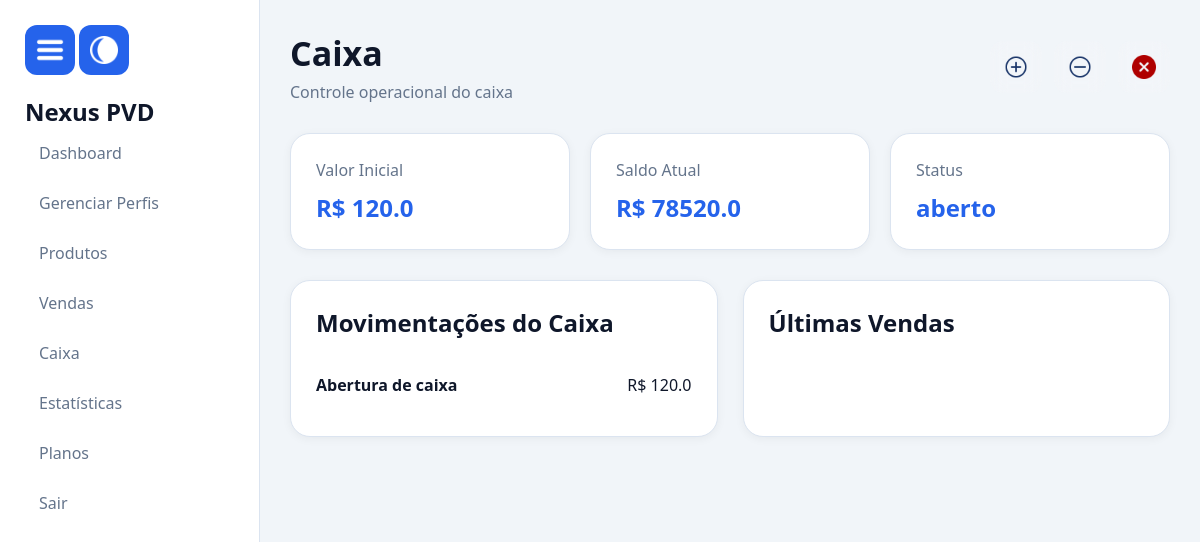
Page /caixa (signed in) on the earlier database version.
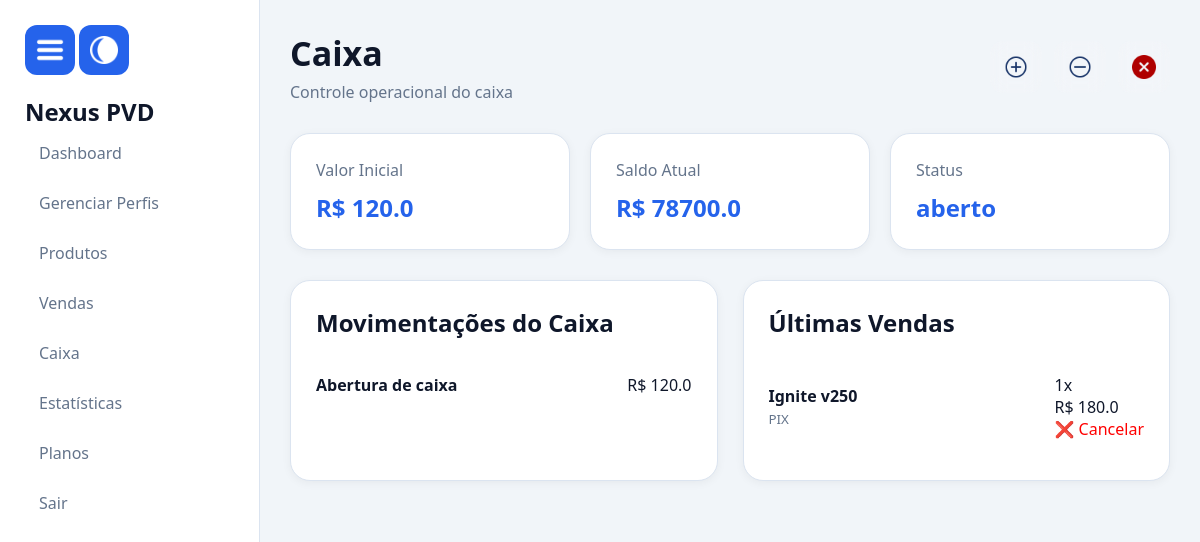
Same page on the later database version.
### tables this page shows
CREATE TABLE caixa(

    id INTEGER PRIMARY KEY AUTOINCREMENT,

    valor_inicial REAL,
    valor_final REAL,

    status TEXT,

    empresa_id INTEGER,

    data_abertura TIMESTAMP DEFAULT CURRENT_TIMESTAMP,

    data_fechamento TIMESTAMP

);

CREATE TABLE movimentacoes_caixa(

    id INTEGER PRIMARY KEY AUTOINCREMENT,

    tipo TEXT,
    descricao TEXT,
    valor REAL,

    empresa_id INTEGER,

    caixa_id INTEGER,

    data TIMESTAMP DEFAULT CURRENT_TIMESTAMP

);

CREATE TABLE vendas(

    id INTEGER PRIMARY KEY AUTOINCREMENT,

    produto_id INTEGER,

    quantidade INTEGER,

    valor REAL,

    pagamento TEXT,

    empresa_id INTEGER,

    caixa_id INTEGER,

    cancelada INTEGER DEFAULT 0,

    data TIMESTAMP DEFAULT CURRENT_TIMESTAMP

, usuario_id INTEGER, data_venda DATATIME);

CREATE TABLE produtos(

    id INTEGER PRIMARY KEY AUTOINCREMENT,

    nome TEXT,
    preco REAL,
    estoque INTEGER,

    codigo_barras TEXT,

    empresa_id INTEGER

);

### routes/caixa.py (the view, shortened to what this page needs)
    @app.route("/caixa", methods=["GET", "POST"])
    def caixa():
        if not session.get("logado"):
            return redirect("/")
        conn = conectar()
        cursor = conn.cursor()
        empresa_id = session["empresa_id"]
        cursor.execute("""

        SELECT *

        FROM caixa

        WHERE empresa_id = ?
        AND status = 'aberto'

        ORDER BY id DESC

        LIMIT 1

        """, (empresa_id,))
        caixa = cursor.fetchone()
        movimentacoes = []
        if caixa:
            cursor.execute("""

            SELECT *

            FROM movimentacoes_caixa

            WHERE caixa_id = ?

            ORDER BY id DESC

            LIMIT 15

            """, (
                caixa["id"],
            ))
            movimentacoes = cursor.fetchall()
        historico_vendas = []
        if caixa:
            cursor.execute("""

            SELECT

                vendas.id,
                produtos.nome,
                vendas.quantidade,
                vendas.valor,
                vendas.pagamento,
                vendas.data

            FROM vendas

            INNER JOIN produtos
            ON vendas.produto_id = produtos.id

            WHERE vendas.caixa_id = ?
            AND vendas.cancelada = 0

            ORDER BY vendas.id DESC

            LIMIT 20

            """, (
                caixa["id"],
            ))
            historico_vendas = cursor.fetchall()
        saldo = 0
        entradas = 0
        saidas = 0
        total = 0
        if caixa:
            saldo = caixa["valor_final"]
            total = caixa["valor_final"]
        conn.close()
        return render_template(
            "caixa.html",
            caixa=caixa,
            saldo=saldo,
            entradas=entradas,
            saidas=saidas,
            total=total,
            movimentacoes=movimentacoes,
            historico_vendas=historico_vendas
        )

### database.py (called while the page is built)
def conectar():
    conn = sqlite3.connect("database/database.db", timeout=30)
    conn.execute("PRAGMA journal_mode=WAL")
    conn.row_factory = sqlite3.Row
    return conn

### templates/caixa.html (shortened to what this page needs)
{% extends "layout.html" %}
{% block css %}
<link rel="stylesheet" href="{{ url_for('static', filename='css/caixa.css') }}">
{% endblock %}
{% block content %}
<div class="caixa-header">
    <div class="caixa-header-info">
        <h1 class="caixa-titulo">
            Caixa
        </h1>
        <p class="caixa-subtitulo">
            Controle operacional do caixa
        </p>
    </div>
    {% if caixa and caixa["status"] == "aberto" %}
    <div class="caixa-header-acoes">
        <button class="caixa-btn-icon" onclick="abrirModal('adicionar')">
            <img class="icon-acao" data-light="/static/img/botao-adicionar-white.png"
                data-dark="/static/img/botao-adicionar.png" src="/static/img/botao-adicionar.png">
        </button>
        <button class="caixa-btn-icon" onclick="abrirModal('sacar')">
            <img class="icon-acao" data-light="/static/img/remover-white.png" data-dark="/static/img/remover.png"
                src="/static/img/remover.png">
        </button>
        <button class="caixa-btn-icon caixa-btn-danger" onclick="abrirModal('fechar')">
            <img src="/static/img/fechar-caixa.png" alt="Fechar caixa">
        </button>
    </div>
    {% endif %}
</div>
{% if not caixa or caixa["status"] == "fechado" %}
<div class="caixa-login-box">
    <h2 class="caixa-login-titulo">
        Abrir Caixa
    </h2>
    <p class="caixa-login-usuario">
        Usuário conectado:
        <strong>{{ session["usuario"] }}</strong>
    </p>
    <form method="POST" action="/caixa" class="caixa-form">
        <input type="hidden" name="acao" value="abrir">
        <input class="caixa-input" type="number" step="0.01" name="valor" placeholder="Valor inicial" required>
        <input class="caixa-input" type="password" name="senha" placeholder="Senha" required>
        <button type="submit" class="caixa-btn">
            Abrir Caixa
        </button>
    </form>
</div>
{% else %}
<div class="caixa-cards">
    <div class="caixa-card">
        <span>
            Valor Inicial
        </span>
        <h2>
            R$ {{ caixa["valor_inicial"] }}
        </h2>
    </div>
    <div class="caixa-card">
        <span>
            Saldo Atual
        </span>
        <h2>
            R$ {{ caixa["valor_final"] }}
        </h2>
    </div>
    <div class="caixa-card">
        <span>
            Status
        </span>
        <h2>
            {{ caixa["status"] }}
        </h2>
    </div>
</div>
<div class="caixa-historicos">
    <div class="caixa-historico-box">
        <h2 class="caixa-historico-titulo">
            Movimentações do Caixa
        </h2>
        {% for mov in movimentacoes %}
        <div class="caixa-item">
            <div>
                <strong>
                    {{ mov["descricao"] }}
                </strong>
            </div>
            <div>
                R$ {{ mov["valor"] }}
            </div>
        </div>
        {% endfor %}
    </div>
    <div class="caixa-historico-box">
        <h2 class="caixa-historico-titulo">
            Últimas Vendas
        </h2>
        {% for venda in historico_vendas %}
        <div class="caixa-item">
            <div>
                <strong>
                    {{ venda["nome"] }}
                </strong>
                <br>
                <small>
                    {{ venda["pagamento"] }}
                </small>
            </div>
            <div>
                {{ venda["quantidade"] }}x
                <br>
                R$ {{ venda["valor"] }}
                {% if session["nivel"] == "gerente" %}
                <br>
                <a href="/cancelar_venda/{{ venda['id'] }}" onclick="return confirm('Cancelar esta venda?')"
                    style="color:red;text-decoration:none;">
                    ❌ Cancelar
                </a>
                {% endif %}
            </div>
        </div>
        {% endfor %}
    </div>
</div>
{% endif %}
{% endblock %}

### templates/layout.html (shortened to what this page needs)
<!DOCTYPE html>
<html lang="pt-br">
<head>
    <link rel="stylesheet" href="{{ url_for('static', filename='css/base.css') }}">
    {% block css %}
    {% endblock %}
</head>
<body>
    <aside class="sidebar">
        <button id="toggleMenu" class="menu-toggle">
            <img id="menuIcon" src="/static/img/menu-aberto.png" alt="Menu">
        </button>
        <button onclick="alternarTema()" class="menu-toggle">
            <img src="/static/img/DarkMode.png" alt="menu">
        </button>
        <h2>
            Nexus PVD
        </h2>
        <nav>
            <a href="/dashboard">
                Dashboard
            </a>
            {% if session["nivel"] == "gerente" %}
            <a href="/perfis">
                Gerenciar Perfis
            </a>
            {% endif %}
            {% if session["nivel"] != "funcionario" %}
            <a href="/produtos">
                Produtos
            </a>
            {% endif %}
            <a href="/vendas">
                Vendas
            </a>
            <a href="/caixa">
                Caixa
            </a>
            {% if session["nivel"] == "gerente" %}
            <a href="/estatisticas">
                Estatísticas
            </a>
            {% endif %}
            <a href="/planos">
                Planos
            </a>
            <a href="/logout">
                Sair
            </a>
        </nav>
    </aside>
    <main class="main">
        {% block content %}
        {% endblock %}
    </main>
</body>
</html>

### static/css/base.css (style rules this page uses)
:root { --bg:#f1f5f9; --card:#ffffff; --card-hover:#f8fafc; --text:#0f172a; --text-secondary:#64748b; --border:#dbe4f0; --primary:#2563eb; --primary-hover:#1d4ed8; }
* { margin:0; padding:0; box-sizing:border-box; }
html { scroll-behavior:smooth; }
body { font-family:'Segoe UI',sans-serif; background:var(--bg); color:var(--text); min-height:100vh; display:flex; }
.sidebar { width:260px; min-height:100vh; background:var(--card); position:fixed; left:0; top:0; padding:25px; border-right:1px solid var(--border); transition:.3s; z-index:1000; }
.sidebar h2 { color:var(--text); }
.sidebar a { display:block; text-decoration:none; color:var(--text-secondary); padding:14px; border-radius:12px; transition:.3s; }
.menu-toggle { width:50px; height:50px; border:none; border-radius:12px; background:var(--primary); color:white; cursor:pointer; font-size:20px; margin-bottom:20px; transition:.3s; }
.menu-toggle img { width: 28px; height: 28px; object-fit: contain; display: block; transition: transform 0.3s ease, opacity 0.3s ease; }
.main { flex:1; margin-left:260px; padding:30px; transition:.3s; }
h1 { color:var(--text); }
h2 { color:var(--text); }
.btn, button { display:inline-flex; align-items:center; justify-content:center; gap:8px; padding:12px 20px; border:none; border-radius:12px; background:var(--primary); color:white; text-decoration:none; cursor:pointer; font-weight:600; transition:.3s; }

### static/css/caixa.css (style rules this page uses)
.caixa-header { display: flex; justify-content: space-between; align-items: center; margin-bottom: 30px; }
.caixa-titulo { font-size: 34px; color: var(--text); margin-bottom: 5px; }
.caixa-subtitulo { color: #64748b; }
.caixa-header-acoes { display: flex; gap: 12px; align-items: center; }
.caixa-btn-icon { width: 52px; height: 52px; border-radius: 12px; border: none; display: flex; align-items: center; justify-content: center; padding: 0; overflow: hidden; cursor: pointer; background: rgba(255, 255, 255, 0.08); backdrop-filter: blur(8px); transition: transform 0.2s ease, background 0.2s ease; }
.caixa-btn-icon img, .icon-acao { width: 24px; height: 24px; object-fit: contain; display: block; }
.icon-acao { width: 26px; height: 26px; object-fit: contain; cursor: pointer; transition: transform 0.2s ease, opacity 0.2s ease; display: block; }
.caixa-cards { display: grid; grid-template-columns: repeat(3, 1fr); gap: 20px; margin-bottom: 30px; }
.caixa-card { background: var(--card); border: 1px solid var(--border); border-radius: 20px; padding: 25px; box-shadow: 0 2px 10px rgba(0, 0, 0, .05); transition: .3s; }
.caixa-card span { color: var(--text-secondary); }
.caixa-card h2 { margin-top: 10px; color: var(--primary); }
.caixa-historicos { display: grid; grid-template-columns: 1fr 1fr; gap: 25px; }
.caixa-historico-box { background: var(--card); border: 1px solid var(--border); border-radius: 20px; padding: 25px; box-shadow: 0 2px 10px rgba(0, 0, 0, .05); }
.caixa-historico-titulo { color: var(--text); margin-bottom: 20px; }
.caixa-item { display: flex; justify-content: space-between; align-items: center; padding: 15px 0; border-bottom: 1px solid var(--border); }
.caixa-item:last-child { border-bottom: none; }
.caixa-item strong { color: var(--text); }
.caixa-item small { color: var(--text-secondary); }

Differences in the rows shown:
changed caixa "aberto": valor_final "78520.0" → "78700.0"
added vendas: nome "Ignite v250", pagamento "PIX", quantidade "1", valor "180.0"
